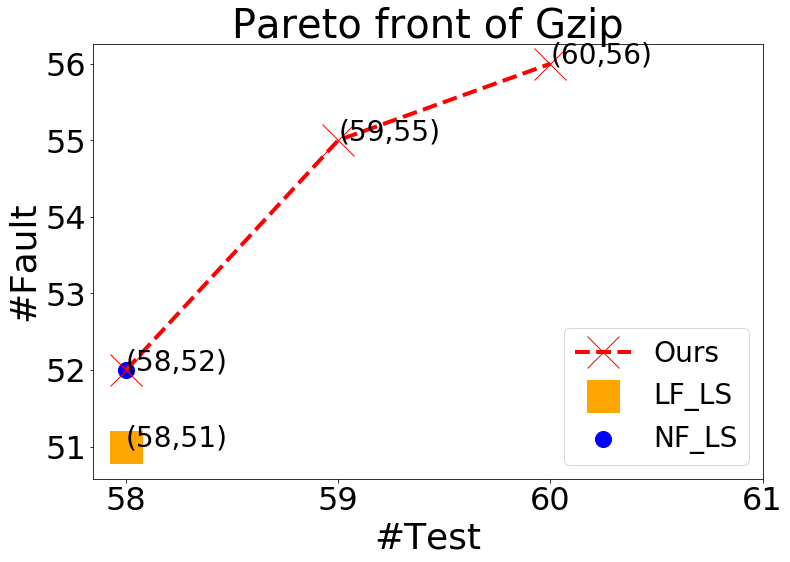

Source code (Python):
# -*- coding: utf-8 -*-
"""
Created on Fri Dec  7 20:53:57 2018

@author: allen
"""

import matplotlib.pyplot as plt
import numpy as np 

LFLS_x = [58]
LFLS_y = [51]
NFLS_x = [58]
NFLS_y = [52]
Ours_x= [58,59,60]
Ours_y= [52,55,56]

params = {'figure.figsize': '12, 8','font.size':'28', 'axes.titlesize':'40',  'lines.markersize': '32','axes.labelsize': '36','xtick.labelsize': '32','ytick.labelsize': '32', 'lines.linewidth': '4',
'legend.fontsize': '28'}  # set figure size }
plt.rcParams.update(params)
plt.plot(Ours_x,Ours_y,linestyle='--', marker='x', color='r')
plt.scatter(LFLS_x,LFLS_y, marker='s', color='orange')
#lt.scatter(NFNS_x,NFNS_y, marker='^', color='g')
plt.scatter(NFLS_x,NFLS_y, marker='.', color='b')

for a,b in zip(Ours_x, Ours_y): 
    plt.annotate('('+str(a)+','+str(b)+')',xy=(a,b))
for a,b in zip(LFLS_x, LFLS_y): 
    plt.annotate('('+str(a)+','+str(b)+')',xy=(a,b))
plt.legend(['Ours','LF_LS', 'NF_LS'], loc='lower right')
plt.title("Pareto front of Gzip")
plt.xlabel("#Test")
plt.ylabel("#Fault")
my_x_ticks = np.arange(58, 62, 1) #显示范围为-5至5，每0.5显示一刻度
my_y_ticks = np.arange(51, 57, 1) #显示范围为-2至2，每0.2显示一刻度
plt.xticks(my_x_ticks)
plt.yticks(my_y_ticks)
           
fig = plt.gcf()
plt.show()
fig.set_size_inches(7,5)
fig.savefig('var_bi_gzip_plot.png')
